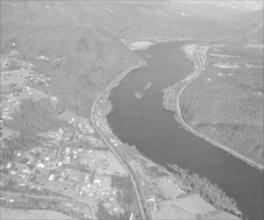
%> input picture DIP_HW1/river.JPG, 264 x 220 px
$ octave --eval "histogram_equalization('../../river.JPG');"   (GNU Octave 9; MATLAB toolbox functions it lacks are replaced by stand-ins)
%> lines starting %> are read from the running program, lines starting %| are printed output that depends on the picture
function histogram_equalization(input_img)
%> called with input_img = '../../river.JPG'
    % 读取输入图像获取图像矩阵
    I = imread(input_img);
%> I is the input picture: size 220x264 uint8; min 88, max 255, mean 164.9
    % 获取图像的尺寸
    m = size(I,1);
%> m = 220
    n = size(I,2);
%> n = 264
    % 如果是彩色图像将其转换成灰度图像
    if ndims(I) == 3
        I = rgb2gray(I);
    end
    % 计算每个灰度级像素的个数
    num_pixels = zeros(1, 256);
    for i = 1:m
        for j = 1:n
            index = I(i, j) + 1;
            num_pixels(index) = num_pixels(index) + 1;
        end
    end
%> after the loop, num_pixels = 256 values, max 1243 at index 170, min 0 at index 1, mean 226.9
    % 计算灰度级在图像中出现的的频率
    prob_pixels = num_pixels./(m * n);
%> prob_pixels = 256 values, max 0.0214 at index 170, min 0 at index 1, mean 0.00391
    % 绘制图像和直方图
    figure;
    subplot(2,4,1),imshow(I),title('均衡化前的图像');
    subplot(2,4,2);
    bar(prob_pixels, 0.4);
    title('均衡化前的灰度直方图');
    xlabel('灰度值');
    ylabel('像素的概率密度');
    subplot(2,4,3);
    imshow(I);
    title('均衡化前的图像');
    subplot(2,4,4);
    imhist(I);
    title('均衡化前的imhist绘制的灰度直方图');
    % 计算灰度值的累积分布函数然后形成均衡化公式
    new_prob_indexes = zeros(1, 256);
    N = I;
    for i = 1:256
        for j = 1:i
            new_prob_indexes(i) = new_prob_indexes(i) + prob_pixels(j);
        end
        new_prob_indexes(i) =  new_prob_indexes(i) * 255;
    end
%> after the loop, new_prob_indexes = 256 values from 0 to 255
    new_prob_indexes = round(new_prob_indexes);
    % 对图像每一个像素点进行均衡化映射
    for i = 1:m
        for j = 1:n
            temp = N(i, j) + 1;
            N(i, j) = new_prob_indexes(temp) - 1;
        end
    end
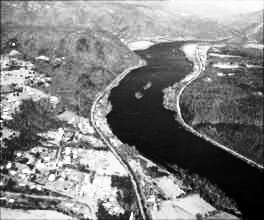
%> N: size 220x264 uint8; min 0, max 254, mean 128.2
    % 计算每个灰度级像素的个数
    new_num_pixels = zeros(1, 256);
    for i = 1:m
        for j = 1:n
            index = N(i, j) + 1;
            new_num_pixels(index) = new_num_pixels(index) + 1;
        end
    end
%> after the loop, new_num_pixels = 256 values, max 1243 at index 137, min 0 at index 18, mean 226.9
    % 计算灰度级在图像中出现的的频率
    new_prob_pixels = new_num_pixels./(m * n);
%> new_prob_pixels = 256 values, max 0.0214 at index 137, min 0 at index 18, mean 0.00391
    % 打印原图和直方图
    subplot(2,4,5),imshow(N),title('当前算法均衡化后的图像');
    subplot(2,4,6);
    bar(new_prob_pixels, 0.4);
    title('当前算法均衡化后的灰度直方图');
    xlabel('灰度值');
    ylabel('像素的概率密度');
    subplot(2,4,7);
    V = histeq(I);
%> `histogram_equalization('../../river.JPG');`:
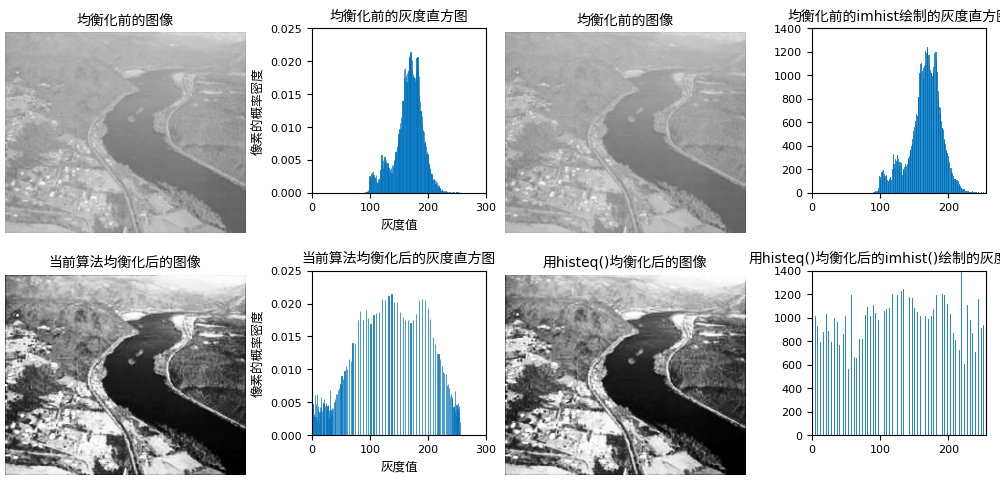
%> figure redrawn from the program's plot data, 8 panels
    imshow(V);
    title('用histeq()均衡化后的图像');
    subplot(2,4,8);
    imhist(V);
    title('用histeq()均衡化后的imhist()绘制的灰度直方图');
